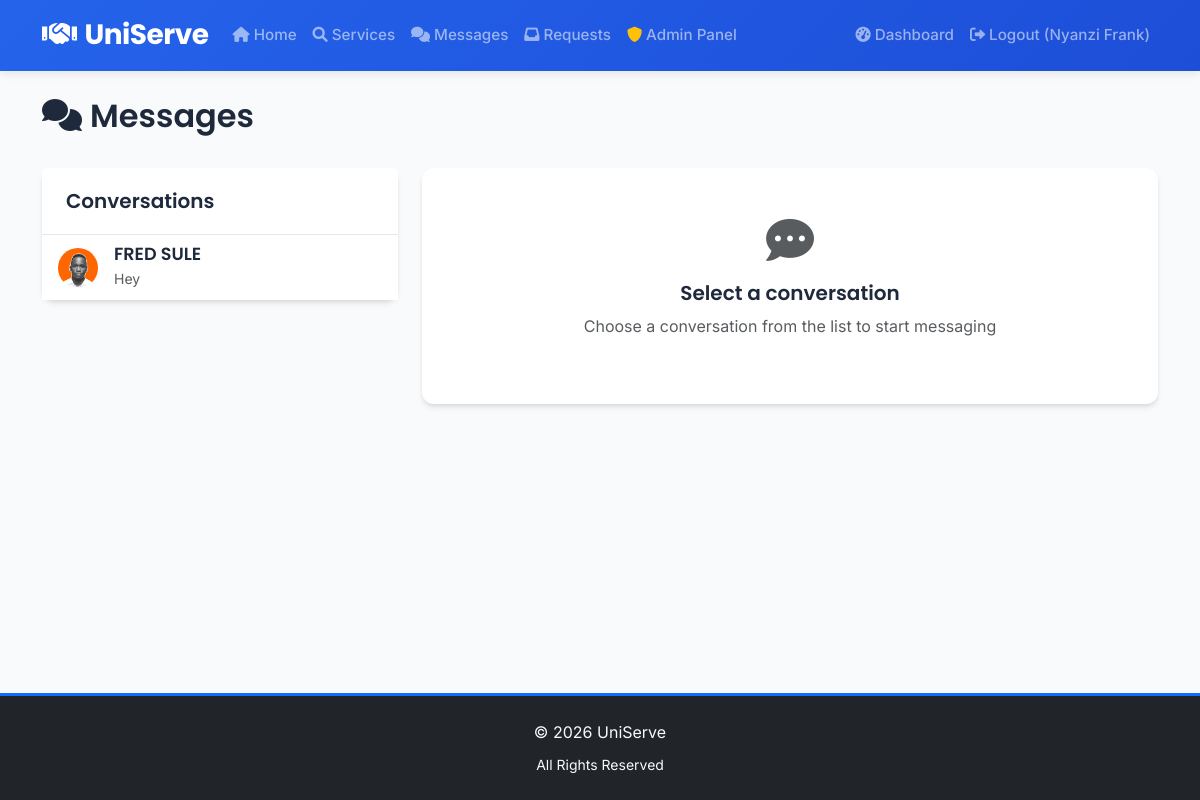
Screenshot of /messages (signed in) with the database file from the repository.
### app.py (models this page shows)
class User(db.Model):
    id = db.Column(db.Integer, primary_key=True)
    name = db.Column(db.String(100), nullable=False)
    email = db.Column(db.String(100), unique=True, nullable=False)
    password = db.Column(db.String(200), nullable=False)
    user_type = db.Column(db.String(20), nullable=False)
    is_admin = db.Column(db.Boolean, default=False)
    profile_picture = db.Column(db.String(200), nullable=True)
    student_id_document = db.Column(db.String(200), nullable=True)
    verification_status = db.Column(db.String(20), default='unverified')
    registration_date = db.Column(db.DateTime, default=datetime.utcnow)
    services = db.relationship('Service', backref='provider', lazy=True)
    reviews_given = db.relationship('Review', foreign_keys='Review.reviewer_id', backref='reviewer', lazy=True)
    reviews_received = db.relationship('Review', foreign_keys='Review.reviewee_id', backref='reviewee', lazy=True)

class Message(db.Model):
    id = db.Column(db.Integer, primary_key=True)
    sender_id = db.Column(db.Integer, db.ForeignKey('user.id'), nullable=False)
    receiver_id = db.Column(db.Integer, db.ForeignKey('user.id'), nullable=False)
    content = db.Column(db.Text, nullable=False)
    timestamp = db.Column(db.DateTime, default=datetime.utcnow)
    is_read = db.Column(db.Boolean, default=False)
    sender = db.relationship('User', foreign_keys=[sender_id], backref='sent_messages')
    receiver = db.relationship('User', foreign_keys=[receiver_id], backref='received_messages')

### app.py (the view)
@app.route('/messages')
def messages():
    if 'user_id' not in session:
        return redirect(url_for('login'))
    user_id = session['user_id']
    sent_conversations = db.session.query(Message.receiver_id).filter_by(sender_id=user_id).distinct()
    received_conversations = db.session.query(Message.sender_id).filter_by(receiver_id=user_id).distinct()
    all_conversation_ids = set([id[0] for id in sent_conversations] + [id[0] for id in received_conversations])
    conversations = []
    for conv_id in all_conversation_ids:
        other_user = User.query.get(conv_id)
        last_message = Message.query.filter(
            ((Message.sender_id == user_id) & (Message.receiver_id == conv_id)) |
            ((Message.sender_id == conv_id) & (Message.receiver_id == user_id))
        ).order_by(Message.timestamp.desc()).first()
        unread_count = Message.query.filter_by(sender_id=conv_id, receiver_id=user_id, is_read=False).count()
        conversations.append({
            'user': other_user,
            'last_message': last_message,
            'unread_count': unread_count
        })
    conversations.sort(key=lambda x: x['last_message'].timestamp if x['last_message'] else datetime.min, reverse=True)
    return render_template('messages.html', conversations=conversations)

### templates/messages.html (shortened to what this page needs)
{% extends "base.html" %}
{% block content %}
<div class="row">
    <div class="col-md-12">
        <div class="d-flex justify-content-between align-items-center mb-4">
            <h2><i class="fas fa-comments me-2"></i>Messages</h2>
        </div>
    </div>
</div>
<div class="row">
    <div class="col-md-4">
        <div class="card">
            <div class="card-header">
                <h5 class="mb-0">Conversations</h5>
            </div>
            <div class="card-body p-0">
                {% if conversations %}
                    <div class="list-group list-group-flush">
                        {% for conv in conversations %}
                        <a href="{{ url_for('conversation', user_id=conv.user.id) }}"
                           class="list-group-item list-group-item-action d-flex justify-content-between align-items-center">
                            <div class="d-flex align-items-center">
                                {% if conv.user.profile_picture %}
                                <img src="{{ url_for('static', filename='uploads/profile_pictures/' + conv.user.profile_picture) }}"
                                     alt="{{ conv.user.name }}"
                                     class="rounded-circle me-3"
                                     style="width: 40px; height: 40px; object-fit: cover;">
                                {% else %}
                                <div class="bg-primary text-white rounded-circle d-flex align-items-center justify-content-center me-3"
                                     style="width: 40px; height: 40px; font-size: 0.9rem;">
                                    {{ conv.user.name[0]|upper }}
                                </div>
                                {% endif %}
                                <div>
                                    <h6 class="mb-0">{{ conv.user.name }}</h6>
                                    <small class="text-muted">
                                        {% if conv.last_message %}
                                            {{ conv.last_message.content[:30] }}{% if conv.last_message.content|length > 30 %}...{% endif %}
                                        {% else %}
                                            No messages yet
                                        {% endif %}
                                    </small>
                                </div>
                            </div>
                        </a>
                        {% endfor %}
                    </div>
                {% else %}
                    <div class="text-center py-4">
                        <i class="fas fa-comments fa-3x text-muted mb-3"></i>
                        <p class="text-muted">No conversations yet</p>
                    </div>
                {% endif %}
            </div>
        </div>
    </div>
    <div class="col-md-8">
        <div class="card">
            <div class="card-body text-center py-5">
                <i class="fas fa-comment-dots fa-3x text-muted mb-3"></i>
                <h5>Select a conversation</h5>
                <p class="text-muted">Choose a conversation from the list to start messaging</p>
            </div>
        </div>
    </div>
</div>
{% endblock %}

### static/css/style.css (style rules this page uses)
:root { --primary-color: #2563eb; --primary-dark: #1d4ed8; --secondary-color: #64748b; --success-color: #10b981; --warning-color: #f59e0b; --danger-color: #ef4444; --light-color: #f8fafc; --dark-color: #1e293b; --border-radius: 12px; --shadow: 0 4px 6px -1px rgba(0, 0, 0, 0.1), 0 2px 4px -1px rgba(0, 0, 0, 0.06); --shadow-lg: 0 10px 15px -3px rgba(0, 0, 0, 0.1), 0 4px 6px -2px rgba(0, 0, 0, 0.05); }
body { font-family: 'Inter', -apple-system, BlinkMacSystemFont, 'Segoe UI', Roboto, sans-serif; background-color: #f8fafc; color: #334155; line-height: 1.6; font-weight: 400; }
h1, h2, h3, h4, h5, h6 { font-family: 'Poppins', -apple-system, BlinkMacSystemFont, 'Segoe UI', Roboto, sans-serif; font-weight: 600; line-height: 1.3; color: #1e293b; margin-bottom: 0.5rem; }
h2 { font-size: 2rem; }
h5 { font-size: 1.25rem; }
h6 { font-size: 1.1rem; }
.card { border: none; border-radius: var(--border-radius); box-shadow: var(--shadow); transition: all 0.3s ease; background: white; }
.card-header { background: white; border-bottom: 1px solid #e2e8f0; font-family: 'Poppins', sans-serif; font-weight: 600; padding: 1.25rem 1.5rem; }
.card-body { padding: 1.5rem; }

### rows the page displays
User: profile_picture (picture), user.name "FRED SULE"
Message: last_message "Hey"

### other values shown
{{ session.user_name }} "Nyanzi Frank"
